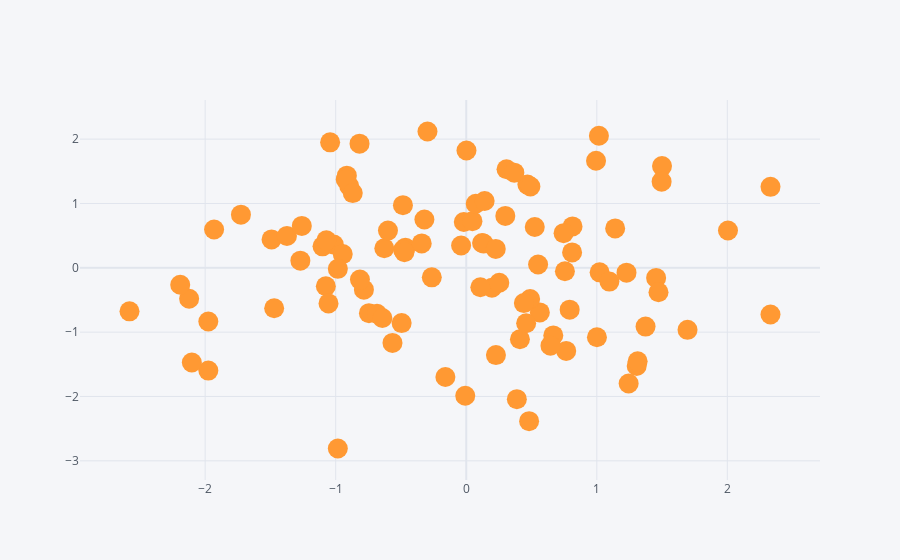

Notebook code for this chart:
### Code cell
df.iplot(kind='scatter',x='A',y='B',mode='markers',size=20 )
